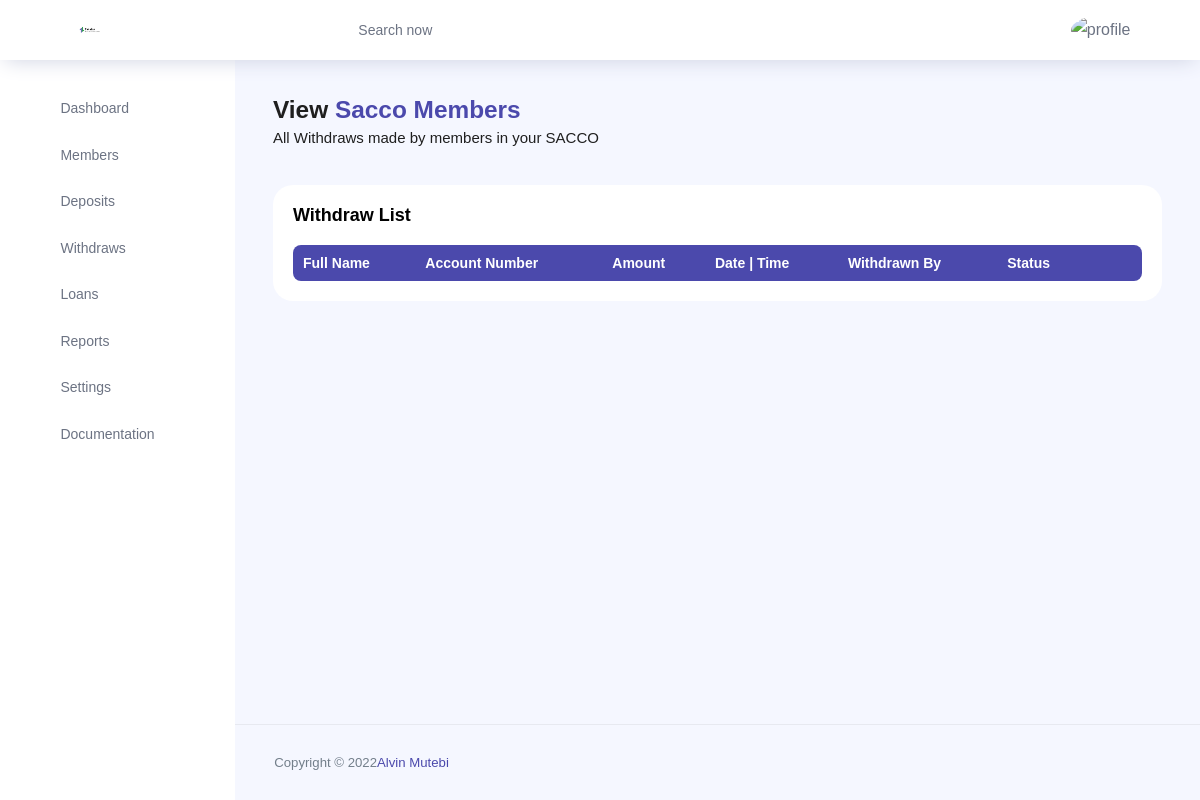
/view-withdraws/ (signed in), run on an earlier commit of the app's database.
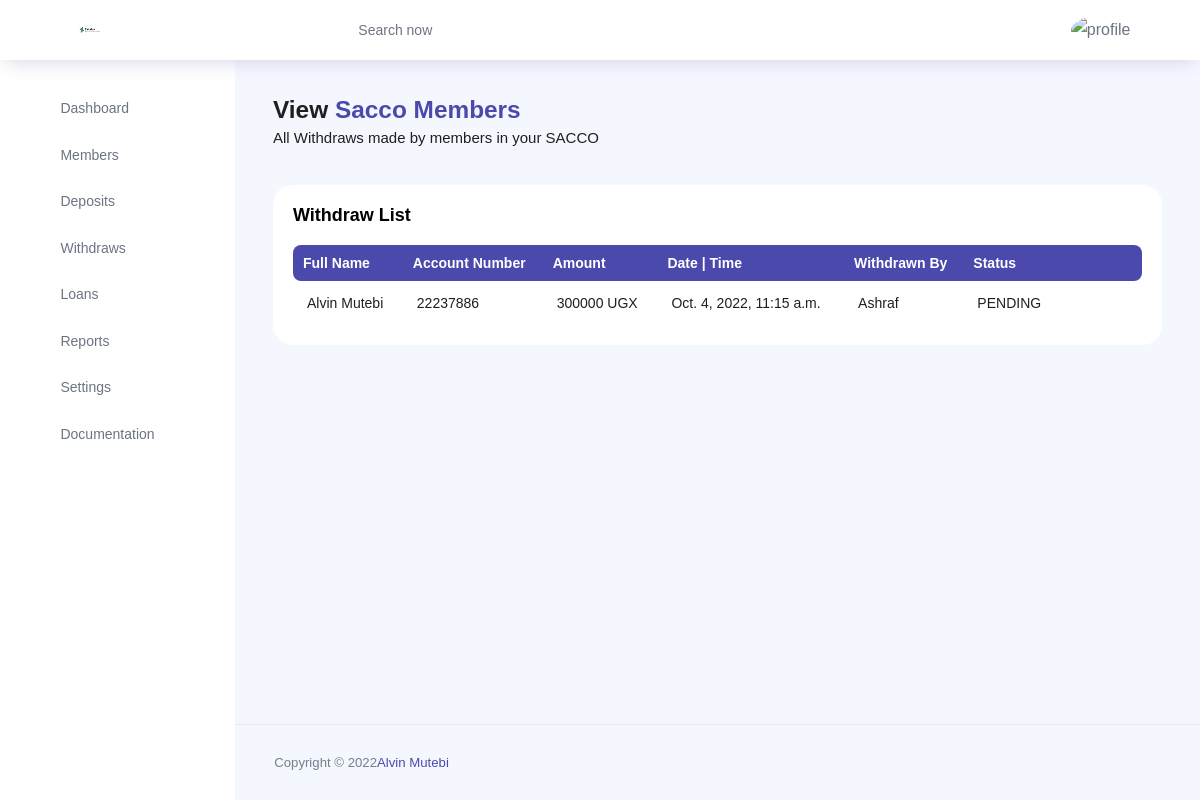
And on a later commit of the database.
### teleka/models.py (models this page shows, shortened)
class Withdraw(models.Model):
	STATUS = (
		('COMPLETE','COMPLETE'),
		('PENDING', 'PENDING'),
		)
	member_name = models.ForeignKey(Member, on_delete=models.CASCADE, null=True, blank=True)
	account_number = models.CharField(max_length=200, null=True)
	amount = models.IntegerField(null=True)
	date_of_transaction = models.DateTimeField(auto_now=True, null=True)
	withdrawn_by = models.CharField(max_length=200, null=True)
	status = models.CharField(max_length=200, choices=STATUS)

class Member(models.Model):
	STATUS = (
		('ACTIVE','ACTIVE'),
		('PENDING', 'PENDING'),
		)
	ID_TYPE = (
		('NATIONAL ID', 'NATIONAL ID'),
		('PASSPORT', 'PASSPORT'),
		('DRIVING PERMIT', 'DRIVING PERMIT'),
	    )
	GENDER = (
		('MALE','MALE'),
		('FEMALE', 'FEMALE'),
		)
	DISTRICTS = (
		('Abim','Abim'),
		('Adjumani','Adjumani'),
		('Agago','Agago'),
		('Alebtong','Alebtong'),
		('Amolatar','Amolatar'),
		('Amudat','Amudat'),
		('Amuria','Amuria'),
		('Amuru','Amuru'),
		('Apac','Apac'),
		('Arua','Arua'),
		('Budaka','Budaka'),
		('Bududa','Bududa'),
		('Bugiri','Bugiri'),
		('Bugweri','Bugweri'),
		('Buikwe','Buikwe'),
		('Bukedea','Bukedea'),
		('Bukomansimbi','Bukomansimbi'),
		('Bukwa','Bukwa'),
		('Bulambuli','Bulambuli'),
		('Buliisa','Buliisa'),
		('Bundibugyo','Bundibugyo'),
		('Bunyangabu','Bunyangabu'),
		('Bushenyi','Bushenyi'),
		('Busia','Busia'),
		('Butebo','Butebo'),
		('Buvuma','Buvuma'),
		('Buyende','Buyende'),
		('Dokolo','Dokolo'),
		('Gomba','Gomba'),
		('Gulu','Gulu'),
		('Hoima','Hoima'),
		('Ibanda','Ibanda'),
		('Iganga','Iganga'),
		('Isingiro','Isingiro'),
		('Jinja','Jinja'),
		('Kaabong','Kaabong'),
		('Kabale','Kabale'),
		('Kabarole','Kabarole'),
		('Kaberamaido','Kaberamaido'),
		('Kagadi','Kagadi'),
		('Kakumiro','Kakumiro'),
		('Kalangala','Kalangala'),
		('Kaliro','Kaliro'),
		('Kalungu','Kalungu'),
		('Kampala','Kampala'),
		('Kamuli','Kamuli'),
		('Kamwenge','Kamwenge'),
		('Kanungu','Kanungu'),
		('Kapchorwa','Kapchorwa'),
		('Kapelebyong','Kapelebyong'),
		('Kasanda','Kasanda'),
		('Kasese','Kasese'),
		('Katakwi','Katakwi'),
		('Kayunga','Kayunga'),
		('Kibaale','Kibaale'),
		('Kiboga','Kiboga'),
		('Kibuku','Kibuku'),
		('Kikuube','Kikuube'),
		('Kiruhura','Kiruhura'),
		('Kiryandongo','Kiryandongo'),
		('Kisoro','Kisoro'),
		('Kitgum','Kitgum'),
		('Koboko','Koboko'),
		('Kole','Kole'),
		('Kotido','Kotido'),
		('Kumi','Kumi'),
		('Kwania','Kwania'),
		('Kween','Kween'),
		('Kyankwanzi','Kyankwanzi'),
		('Kyegegwa','Kyegegwa'),
		('Kyenjojo','Kyenjojo'),
		('Kyotera','Kyotera'),
		('Lamwo','Lamwo'),
		('Lira','Lira'),
		('Luuka','Luuka'),
		('Luwero','Luwero'),
		('Lwengo','Lwengo'),
		('Lyantonde','Lyantonde'),
		('Manafwa','Manafwa'),
		('Maracha','Maracha'),
		('Masaka','Masaka'),
		('Masindi','Masindi'),
		('Mayuge','Mayuge'),
		('Mbale','Mbale'),
		('Mbarara','Mbarara'),
		('Mitooma','Mitooma'),
		('Mityana','Mityana'),
		('Moroto','Moroto'),
		('Moyo','Moyo'),
		('Mpigi','Mpigi'),
		('Mubende','Mubende'),
		('Mukono','Mukono'),
		('Nabilatuk','Nabilatuk'),
		('Nakapiripirit','Nakapiripirit'),
		('Nakaseke','Nakaseke'),
		('Nakasongola','Nakasongola'),
		('Namayingo','Namayingo'),
		('Namisindwa','Namisindwa'),
		('Namutumba','Namutumba'),
		('Napak','Napak'),
		('Nebbi','Nebbi'),
		('Ngora','Ngora'),
		('Ntoroko','Ntoroko'),
		('Ntungamo','Ntungamo'),
		('Nwoya','Nwoya'),
		('Omoro','Omoro'),
		('Otuke','Otuke'),
		('Oyam','Oyam'),
		('Pader','Pader'),
		('Pakwach','Pakwach'),
		('Pallisa','Pallisa'),
		('Rakai','Rakai'),
		('Rubanda','Rubanda'),
		('Rubirizi','Rubirizi'),
		('Rukiga','Rukiga'),
		('Rukungiri','Rukungiri'),
		('Sembabule','Sembabule'),
		('Serere','Serere'),
		('Sheema','Sheema'),
		('Sironko','Sironko'),
		('Soroti','Soroti'),
		('Tororo','Tororo'),
		('Wakiso','Wakiso'),
		('Yumbe','Yumbe'),
		('Zombo','Zombo'),
		)
	user = models.ForeignKey(User, on_delete=models.CASCADE, null=True, blank=True)
	firstname = models.CharField(max_length=200, null=True)
	lastname = models.CharField(max_length=200, null=True)
	id_type = models.CharField(max_length=200, null=True, choices=ID_TYPE)
	id_number = models.CharField(max_length=200, null=True)
	gender = models.CharField(max_length=200, null=True, choices=GENDER)
	date_of_birth = models.DateField(auto_now_add=False, null=True)
	district = models.CharField(max_length=200, null=True, choices=DISTRICTS)
	county = models.CharField(max_length=200, null=True)
	subcounty = models.CharField(max_length=200, null=True)
	parish = models.CharField(max_length=200, null=True)
	village = models.CharField(max_length=200, null=True)
	account_number = models.CharField(max_length=200, null=True)
	opening_balance = models.CharField(max_length=200, null=True)
	email = models.CharField(max_length=200, null=True)
	phone = models.CharField(max_length=200, null=True)
	next_of_keen_first_name = models.CharField(max_length=200, null=True)
	next_of_keen_last_name = models.CharField(max_length=200, null=True)
	next_of_keen_phone = models.CharField(max_length=200, null=True)
	next_of_keen_relationship = models.CharField(max_length=200, null=True)
	status = models.CharField(max_length=200, null=True, choices=STATUS)
	def __str__(self):
		return self.firstname + " " + self.lastname

### teleka/views.py (the view)
# urls.py: path('view-withdraws/',ViewWithdraw.as_view(), name='view-withdraws'),
class ViewWithdraw(LoginRequiredMixin, SuccessMessageMixin,ListView):
    model= User
    model = Withdraw
    context_object_name = 'withdraws'
    template_name = 'teleka/viewWithdraws.html'
    def get_context_data(self, **kwargs):
        context = super().get_context_data(**kwargs)
        context['withdraws'] = context['withdraws']    #.filter(user=self.request.user)
        return context

### teleka/templates/teleka/viewWithdraws.html (shortened to what this page needs)
{% extends 'teleka/main.html' %}
{% load crispy_forms_tags %}
{% load static %}
{% block content %}
{% include 'teleka/header.html' %}
<div class="main-panel">
    <div class="content-wrapper">
        <div class="row">
            <div class="col-md-12 grid-margin">
                <div class="row">
                    <div class="col-12 col-xl-8 mb-4 mb-xl-0">
                        <h3 class="font-weight-bold">View <span class="text-primary">Sacco Members</span>
                        </h3>
                        <h6 class="font-weight-normal mb-0">All Withdraws made by members in your SACCO</h6>
                    </div>
                </div>
            </div>
        </div>
        <div class="row">
            <div class="col-md-12 grid-margin stretch-card">
                <div class="card">
                    <div class="card-body">
                        <p class="card-title">Withdraw List</p>
                        <div class="row">
                            <div class="col-12">
                                <div class="table-responsive">
                                    <table id="example" class="display expandable-table" style="width:100%">
                                        <thead>
                                            <tr>
                                                <th>Full Name</th>
                                                <th>Account Number</th>
                                                <th>Amount</th>
                                                <th>Date | Time </th>
                                                <th>Withdrawn By </th>
                                                <th>Status</th>
                                                <th></th>
                                                <th></th>
                                            </tr>
                                        </thead>
                                        <tbody>
                                            {% for withdraw in withdraws %}
                                            <tr>
                                                <td>{{withdraw.member_name}}</td>
                                                <td>{{withdraw.account_number}}</td>
                                                <td>{{withdraw.amount}} UGX</td>
                                                <td>{{withdraw.date_of_transaction}}</td>
                                                <td>{{withdraw.withdrawn_by}}</td>
                                                <td>{{withdraw.status}}</td>
                                                <td><a href="{% url 'withdraw-update' withdraw.id %}"><i
                                                            class="ti-pencil-alt text-primary"></i></a></td>
                                                <td><a href="{% url 'withdraw-delete' withdraw.id %}"><i
                                                            class="ti-trash text-primary"></i></a></td>
                                            </tr>
                                            {% endfor %}
                                        </tbody>
                                    </table>
                                </div>
                            </div>
                        </div>
                    </div>
                </div>
            </div>
        </div>
    </div>
    <footer class="footer">
        <div class="d-sm-flex justify-content-center justify-content-sm-between">
            <span class="text-muted text-center text-sm-left d-block d-sm-inline-block">Copyright © 2022<a
                    href="https://www.bootstrapdash.com/" target="_blank">Alvin Mutebi</a></span>
        </div>
    </footer>
</div>
{% endblock content%}

What changed in the data, as far as the page shows it:
added Withdraw: member_name "Alvin Mutebi", account_number "22237886", amount "300000", date_of_transaction "Oct. 4, 2022, 11:15 a.m.", withdrawn_by "Ashraf", status "PENDING"
